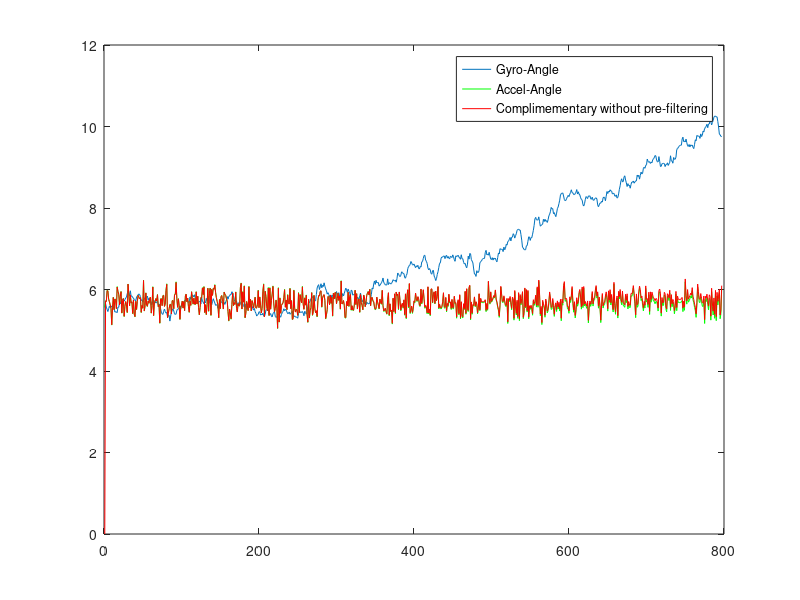
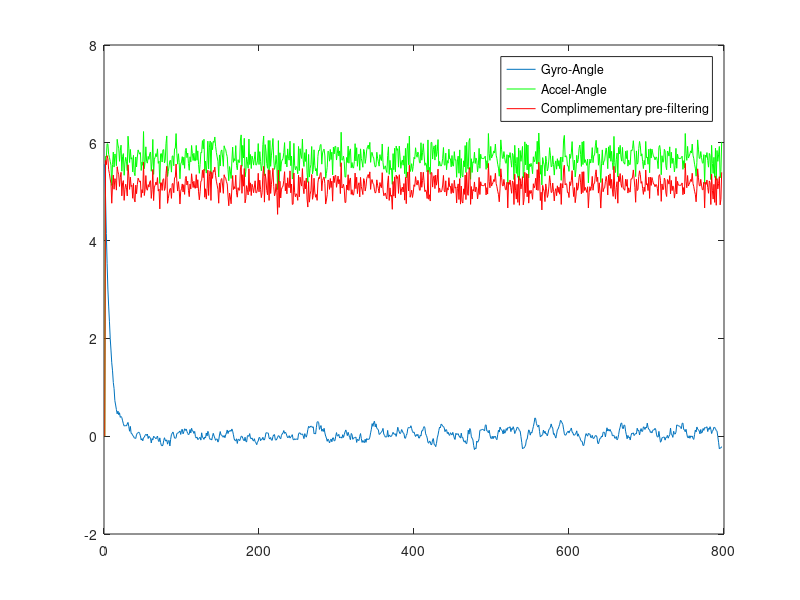

Write the MATLAB code that produced these figures, in order.
clear all; close all;

%%%%% Data read from the file %%%%%

data=xlsread('dataa.csv');
accx=data(:,1);
accy=data(:,2);
accz=data(:,3);

%calibration stage%
gyrox=data(:,4);
gyroy=data(:,5);
gyroz=data(:,6);



% data=xlsread('.csv');
% accx=data(:,2);
% accy=data(:,3);
% accz=data(:,4);
% 
% %calibration stage%
% gyrox=data(:,5);
% gyroy=data(:,6);
% gyroz=data(:,7);

% clculate mean bias value %
meangyrox = sum(gyrox(1:100))/100;
meangyroy = sum(gyroy(1:100))/100;
meangyroz = sum(gyroz(1:100))/100;

gyry = gyroy-meangyroy;

%sampling rate%
Ts=1/200;   %delta t from the Data rate
%take intial angle for gyroscope from the accelerometer
angacc(1)=atan2(accx(1),sqrt((accy(1)*accy(1)) + (accz(1)*accz(1))))*(180/pi);
anggyr(1)=atan2(accx(1),sqrt((accy(1)*accy(1)) + (accz(1)*accz(1))))*(180/pi);

%Complimentary filter without HPf or LPF 
for i = 2:length(accx)
    %if compute from gyro alone
    anggyr(i) = anggyr(i-1) + (gyry(i))*(Ts);
    angacc(i) = atan2(accx(i), sqrt((accy(i)*accy(i)) + (accz(i)*accz(i))))*(180/pi);
    %combine to form the complimentary filter, where equal weightage to
    %both accelerometer an and gyroscope
    angcf(i) = anggyr(i)*0.02 + 0.98*angacc(i);
end

figure;
plot(anggyr)
hold on;
plot(angacc,'g')
hold on;
plot(angcf,'r')
legend('Gyro-Angle', 'Accel-Angle','Complimementary without pre-filtering')


%LPF HPF then complimentary filter

alphp=0.8641;
alplp = 0.0909;

%%%Intialise the value %%%%
accxlp(1) = accx(1);
accylp(1) = accy(1);
acczlp(1) = accz(1);

xlpfiltx(1) = accx(1);
xlpfilty(1) = accy(1);
xlpfiltz(1) = accz(1);

anggyr(1)=angacc(1);

angaccllp(1)=angacc(1);
angacclhp(1)=angacc(1);
anggyryhp(1)=angacc(1);
for i=2:length(gyrox)
    
    angaccl(i) = atan2(accx(i),sqrt((accy(i)*accy(i)) + (accz(i)*accz(i))))*(180/pi);
    
    %low pass filter in accelerometer data
     xlpfiltx(i) = (1-alplp)*xlpfiltx(i-1) + alplp*accx(i);
     xlpfilty(i) = (1-alplp)*xlpfilty(i-1) + alplp*accy(i);
     xlpfiltz(i) = (1-alplp)*xlpfiltz(i-1) + alplp*accz(i);
      
     %compute gyro angle
     anggyryhp(i) = (alphp*anggyryhp(i-1) + alphp*(anggyr(i)-anggyr(i-1)));
     
     %compute accel angle where the accel data is low passed
    angaccel(i) = atan2(xlpfiltx(i),sqrt((xlpfilty(i)*xlpfilty(i)) + (xlpfiltz(i)*xlpfiltz(i))))*180/pi;
     
     %%%combine by complimentary filter
     angcffilt(i)=anggyryhp(i)*0.1 + 0.9*angaccl(i);
     
end
% 
figure;
% plot(anggyryhp);
% hold on;
% plot(angaccl,'g');

plot(anggyryhp)
hold on;
plot(angaccl,'g')
hold on;
plot(angcffilt,'r')
legend('Gyro-Angle', 'Accel-Angle','Complimementary pre-filtering')

